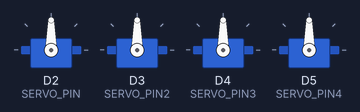
Bench run of a sketch on a simulated ESP8266 (NodeMCU). Shown: 4 × servo. WiFi joins after 1.5 s; servers stay silent unless stated; uploads are accepted with an empty reply; what the sketch prints to the serial monitor is not drawn.

Above: at 1.55 s.
At 5.75 s:
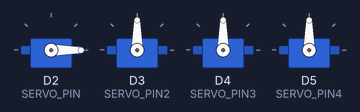
Timing chart, 0 to 7.1 s (numbered marks = the images above):
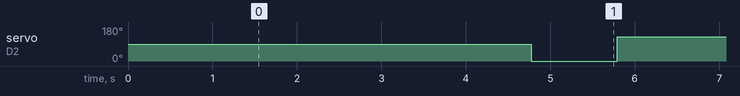

Measured:
- by itself, servo on D2 (SERVO_PIN): alternates 129° for 3.3 s and 0° for 1.0 s

The sketch:

Controller_Robot_Arm.ino
```cpp
//นี่คือโค้ด ฝั่ง nodeMCU

// Add Libraey
#include <ESP8266WiFi.h>  // Connected WiFi
#include <Servo.h>        // Use Servo

#define SERVO_PIN D2  //define pin D2 on board
#define SERVO_PIN2 D3 //define pin D3 on board
#define SERVO_PIN3 D4 //define pin D4 on board
#define SERVO_PIN4 D5 //define pin D5 on board


const char* ssid     = "shareEWTC";     // Set SSID
const char* password = "12345abcde"; // Set password
const char* host = "dweet.io";          // Set host

// ประกาศ object ของการใช้ Servo
Servo myservo, myservo2, myservo3, myservo4;
int analogValue, intServo;

// ##############################################################################
// setup
// ##############################################################################

void setup()
{
  //กำหนดขาควบคุม Servo
  myservo.attach(SERVO_PIN);
  myservo2.attach(SERVO_PIN2);
  myservo3.attach(SERVO_PIN3);
  myservo4.attach(SERVO_PIN4);

  Serial.begin(115200);                 // Print setting message
  delay(10);
  Serial.println();
  Serial.println();
  Serial.print("Connecting to ");
  Serial.println(ssid);
  WiFi.begin(ssid, password);
  while (WiFi.status() != WL_CONNECTED)
  {
    delay(500);
    Serial.print(".");                  // Print WiFi status
  }
  Serial.println("");
  Serial.println("WiFi connected");     // Print connect status
  Serial.println("IP address: ");
  Serial.println(WiFi.localIP());       // Print IP address
} // setup

// ##############################################################################
// loop
// ##############################################################################


void loop()
{
  // Use WiFiClient class to create TCP connections
  WiFiClient client;
  const int httpPort = 80;              // Set HTTP Port
  if (!client.connect(host, httpPort))  // Test connection
  {
    Serial.println("connection failed");  // Print connection fail messag
    return;
  }

  // ##############################################################################
  // https://dweet.io/get/latest/dweet/for/SuperMaster
  // ##############################################################################

  client.print(String("GET /get/latest/dweet/for/SuperMaster HTTP/1.1\r\n") +
               "Host: " + host + "\r\n" +
               "Connection: keep-alive\r\n" +
               "Cache-Control: max-age=0\r\n\r\n");
  delay(3000);

  while (client.available())
  {
    String strJSON = client.readStringUntil('\r');
    Serial.println(strJSON);  // Display All JSON

    String strAnalog = strJSON.substring(139, 142);
    Serial.println(strAnalog);  // Display only Value from Dweet

    String strServo =  strJSON.substring(136, 137);
    intServo = strServo.toInt();
    Serial.println();
    Serial.print("Servo ==> ");
    Serial.println(strServo);

    analogValue = strAnalog.toInt(); // Change String to int

    //การกำหนด องศา ของ Servo (ตัวแปร, ค่าเริ่มต้น, 0, 179)
    //analogValue = map(analogValue, 0, 179, 0, 179);

    Serial.println();
    Serial.println();
    Serial.print("andlogValue ==> ");
    Serial.println(analogValue);

    myservo.write(analogValue);

  } // while

switch (intServo) {
    case 0:
    Serial.println(analogValue);
    analogValue = map(analogValue, 0, 100, 129, 160);
      myservo.write(analogValue);
      break;
    case 1:
    Serial.println(analogValue);
    analogValue = map(analogValue, 0, 100, 30, 180);
      myservo2.write(analogValue);
      break;
      case 2:
      Serial.println(analogValue);
      analogValue = map(analogValue, 0, 100, 53, 103);
      myservo3.write(analogValue);
      break;
    case 3:
     Serial.println(analogValue);
    analogValue = map(analogValue, 0, 100, 54, 104);
      myservo4.write(analogValue);
      break;
    default:
      // if nothing else matches, do the default
      // default is optional
    break;
  }


} // loop
```
